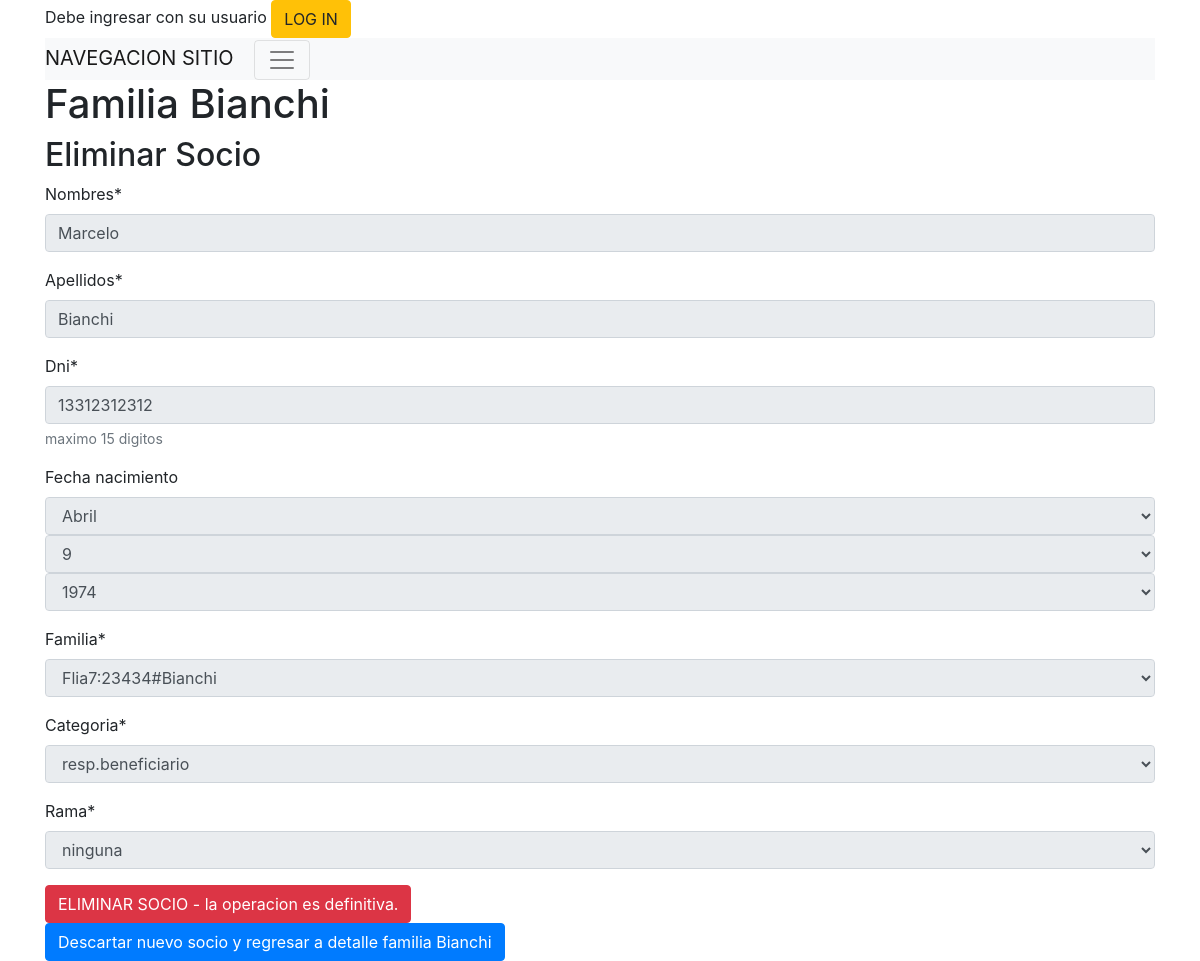
The page /socios/socio/borrar/17 on the database its author committed.
### socios/models.py (models this page shows, shortened)
class Familia(models.Model):
    familia_crm_id = models.CharField(max_length=50,unique=True)
    crm_id = models.IntegerField(unique=True,null=True) # unique=True
    direccion_calle = models.CharField(max_length=50,blank=True)
    direccion_numero = models.CharField(max_length=50,blank=True)
    direccion_depto = models.CharField(max_length=50,blank=True)
    direccion_localidad = models.CharField(max_length=50,blank=True)
    direccion_provincia = models.CharField(max_length=50,blank=True)
    contacto = models.CharField(max_length=200,blank=True)
    eliminado = models.BooleanField(default=False)
    creado = models.DateTimeField('creado',auto_now_add=True)
    actualizado = models.DateTimeField('actualizado',auto_now=True)
    class Meta:
        permissions = (
                       ( "familia_crear","Agregar nueva familia"),
                       ( "familia_editar","Editar familia"),
                       ( "familia_borrar","Eliminar familia"),
                       ( "familia_ver","Ver informacion de familia" ),
                      )
    def __str__(self):
        return  "Flia{}:{}#{}".format(self.pk,self.crm_id,self.familia_crm_id)

class Socio(models.Model):
    CATEGORIAS_CHOISES = [
        ( -1,"no_socio"),
        ( 0,"inactivo"),
        ( 1,"beneficiario"),
        ( 2,"dirigente"),
        ( 3,"recurso adulto"),
        ( 4,"resp.beneficiario"),
        ( 5,"colaborador")
        ]
    RAMAS_CHOISES = [
        ( 0,"ninguna"),
        ( 1,"manada"),
        ( 2,"unidad scout"),
        ( 3,"caminantes"),
        ( 4,"rovers")
        ]
    nombres = models.CharField(max_length=50)
    apellidos = models.CharField(max_length=50)
    dni = models.CharField(max_length=15,unique=True)
    fecha_nacimiento = models.DateField('fecha_nacimiento',null=True)
    creado = models.DateTimeField('creado',auto_now_add=True)
    actualizado = models.DateTimeField('actualizado',auto_now=True)
    familia=models.ForeignKey(Familia, on_delete=models.CASCADE)
    categoria=models.IntegerField(default=0, choices=CATEGORIAS_CHOISES)
    rama=models.IntegerField(default=0, choices=RAMAS_CHOISES)
    class Meta:
        permissions = (
                       ( "socio_crear","Agregar nuevo socio a una familia"),
                       ( "socio_editar","Editar socio"),
                       ( "socio_borrar","Eliminar socio"),
                       ( "socio_ver","Ver informacion de un socio" ),
                      )

### socios/views.py (the view)
# urls.py: path('socio/borrar/<int:socio_id>', views.socio_borrar, name='socio_borrar'),
def socio_borrar(request, socio_id):
    func = inspect.currentframe().f_back.f_code
    logger.debug(" %s: %s in %s:%i" % (
        'init ',
        func.co_name,
        func.co_filename,
        func.co_firstlineno
    ))
    logger.debug("Socio borrar  {}".format(socio_id))
    socio = Socio.objects.get(pk=socio_id)
    familia_socios = Familia.objects.get(pk=socio.familia.id)
    if request.method == "POST":
        form = SocioForm(request.POST, instance=socio)
        socio = Socio.objects.get(id=socio_id)
        socio.delete()
        logger.debug("CAMINO 1 borrar socio {} - familia {}".format(socio.id,familia_socios.id))
        return redirect('socios:familia_detalle', familia_id=familia_socios.id)
    else:
        logger.debug("CAMINO 2 borrar socio {} - familia {}".format(socio.id,familia_socios.id))
        form = SocioForm(instance=socio)
        form.fields['nombres'].disabled = True
        form.fields['apellidos'].disabled = True
        form.fields['dni'].disabled = True
        form.fields['fecha_nacimiento'].disabled = True
        form.fields['categoria'].disabled = True
        form.fields['rama'].disabled = True
        form.fields['familia'].disabled = True
        logger.debug("From:{}".format(form))
    logger.debug("Socio borrar END")
    return render(request, 'socios/socio_borrar.html', {'form': form, "familia": familia_socios })

### socios/forms.py
class SocioForm(forms.ModelForm):
    nombres = forms.CharField(max_length=50,min_length=4,required=True)
    apellidos = forms.CharField(max_length=50,min_length=4,required=True)
    fecha_nacimiento = forms.DateField(required=False,widget = forms.SelectDateWidget(years=range(init_year_birthday(), end_year_birthday())) )
    dni = forms.IntegerField(max_value=999999999999999,help_text='maximo 15 digitos', required=True)
    class Meta:
        model = Socio
        fields = ('nombres', 'apellidos', 'dni', 'fecha_nacimiento',
                  'familia', 'categoria', 'rama')

### socios/templates/socios/socio_borrar.html
{% extends "base_site.html" %}
{% block content %}
{% load crispy_forms_tags %}
<h1>Familia {{ familia.familia_crm_id }}</h1>
<h2>Eliminar Socio</h2>
<div class="post" >
<form method="POST" class="post-form">{% csrf_token %}
  {{ form|crispy }}
<button type="submit" class="btn btn-danger" type="submit" class="save btn btn-default">ELIMINAR SOCIO - la operacion es definitiva.</button>
</form>
</div>
<a type="button" class="btn btn-primary" href="/socios/familia/{{ familia.id }}">Descartar nuevo socio y regresar a detalle familia {{ familia.familia_crm_id }}</a>
{% endblock content %}

### rows shown on the page
Familia: familia_crm_id "Bianchi"
Socio: nombres "Marcelo", apellidos "Bianchi", dni "13312312312", familia "Flia7:23434#Bianchi", categoria "resp.beneficiario", rama "ninguna"
